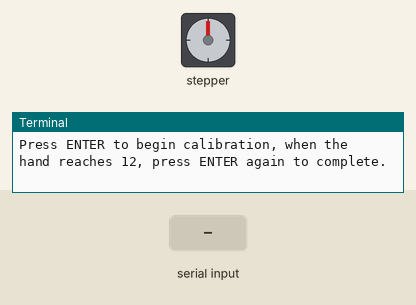
The program below on a simulated Raspberry Pi (BCM pin numbers). Parts: stepper motor, the last lines printed to the terminal. The inputs (shaded band) are chosen by the test bench. The stepper is drawn at 2048 steps a turn; threads take turns every 2 ms. At 8.8 s the program stops and its outputs stay as they are.

Above: at 1.2 s.
1.3 s: "1" typed at the terminal, then Enter
At 2.1 s:
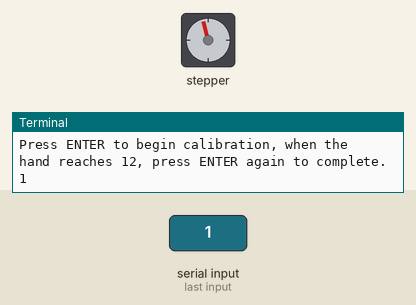
4.3 s: "2" typed at the terminal, then Enter
At 5.2 s:
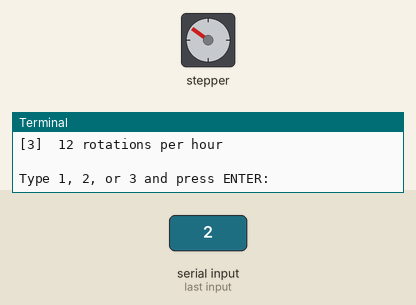
5.8 s: "1" typed at the terminal, then Enter
At 8.7 s:
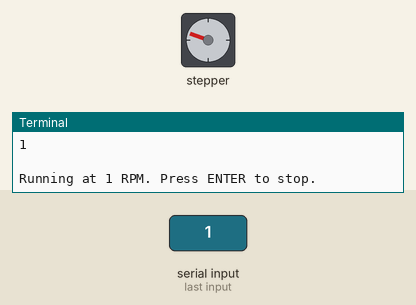
8.8 s: "3" typed at the terminal, then Enter
At 9.4 s:
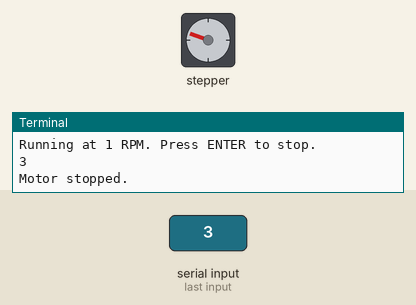
Timing chart, 0 to 10.3 s (numbered marks = the images above; inputs shaded):
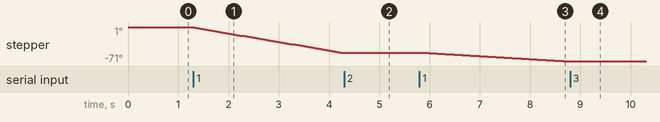

The program:

main.py
```python
import RPi.GPIO as GPIO
import time
import threading

IN1_PIN = 17
IN2_PIN = 18
IN3_PIN = 27
IN4_PIN = 22

PINS = [IN1_PIN, IN2_PIN, IN3_PIN, IN4_PIN]

HALF_STEP_SEQUENCE = [
    [1, 0, 0, 0],
    [1, 1, 0, 0],
    [0, 1, 0, 0],
    [0, 1, 1, 0],
    [0, 0, 1, 0],
    [0, 0, 1, 1],
    [0, 0, 0, 1],
    [1, 0, 0, 1],
]

STEPS_PER_REV = 4096

stop_flag = threading.Event()


def setup_gpio():
    GPIO.setmode(GPIO.BCM)
    GPIO.setwarnings(False)
    for pin in PINS:
        GPIO.setup(pin, GPIO.OUT)
        GPIO.output(pin, 0)


def cleanup_gpio():
    for pin in PINS:
        GPIO.output(pin, 0)
    GPIO.cleanup()


def step_motor(step_index):
    seq = HALF_STEP_SEQUENCE[step_index % len(HALF_STEP_SEQUENCE)]
    for pin, value in zip(PINS, seq):
        GPIO.output(pin, value)


def spin(rpm):
    step_delay = 60.0 / (rpm * STEPS_PER_REV)
    step_index = 0
    while not stop_flag.is_set():
        step_motor(step_index)
        step_index = (step_index - 1) % len(HALF_STEP_SEQUENCE)
        time.sleep(step_delay)
    for pin in PINS:
        GPIO.output(pin, 0)


def main():
    setup_gpio()

    print("Press ENTER to begin calibration, when the hand reaches 12, press ENTER again to complete.")

    input()


    stop_flag.clear()
    motor_thread = threading.Thread(target=spin, args=(3.0,), daemon=True)
    motor_thread.start()

    input()


    stop_flag.set()
    motor_thread.join(timeout=2)

    print("\nCalibration complete.")
    print("\nHow fast should the clock run?")
    print("[1]  1 RPM")
    print("[2]  1 rotation per hour")
    print("[3]  12 rotations per hour")
    print("\nType 1, 2, or 3 and press ENTER: ", end="", flush=True)

    while True:
        choice = input().strip()
        if choice == "1":
            rpm = 1.0
            label = "1 RPM"
            break
        elif choice == "2":
            rpm = 1.0 / 60.0
            label = "1 rotation per hour"
            break
        elif choice == "3":
            rpm = 12.0 / 60.0
            label = "12 rotations per hour"
            break
        else:
            print("Invalid. Type 1, 2, or 3 and press ENTER: ", end="", flush=True)

    print(f"\nRunning at {label}. Press ENTER to stop.")

    stop_flag.clear()
    motor_thread = threading.Thread(target=spin, args=(rpm,), daemon=True)
    motor_thread.start()

    input()

    stop_flag.set()
    motor_thread.join(timeout=2)
    cleanup_gpio()
    print("Motor stopped.")


if __name__ == "__main__":
    main()
```

Measured:
- after the input at 1.3 s, stepper: keeps turning counter-clockwise at about 18°/s, starting at once
- after the input at 4.3 s, stepper: stops changing and stays -54°
- after the input at 8.8 s, stepper: stops changing and stays -71°
